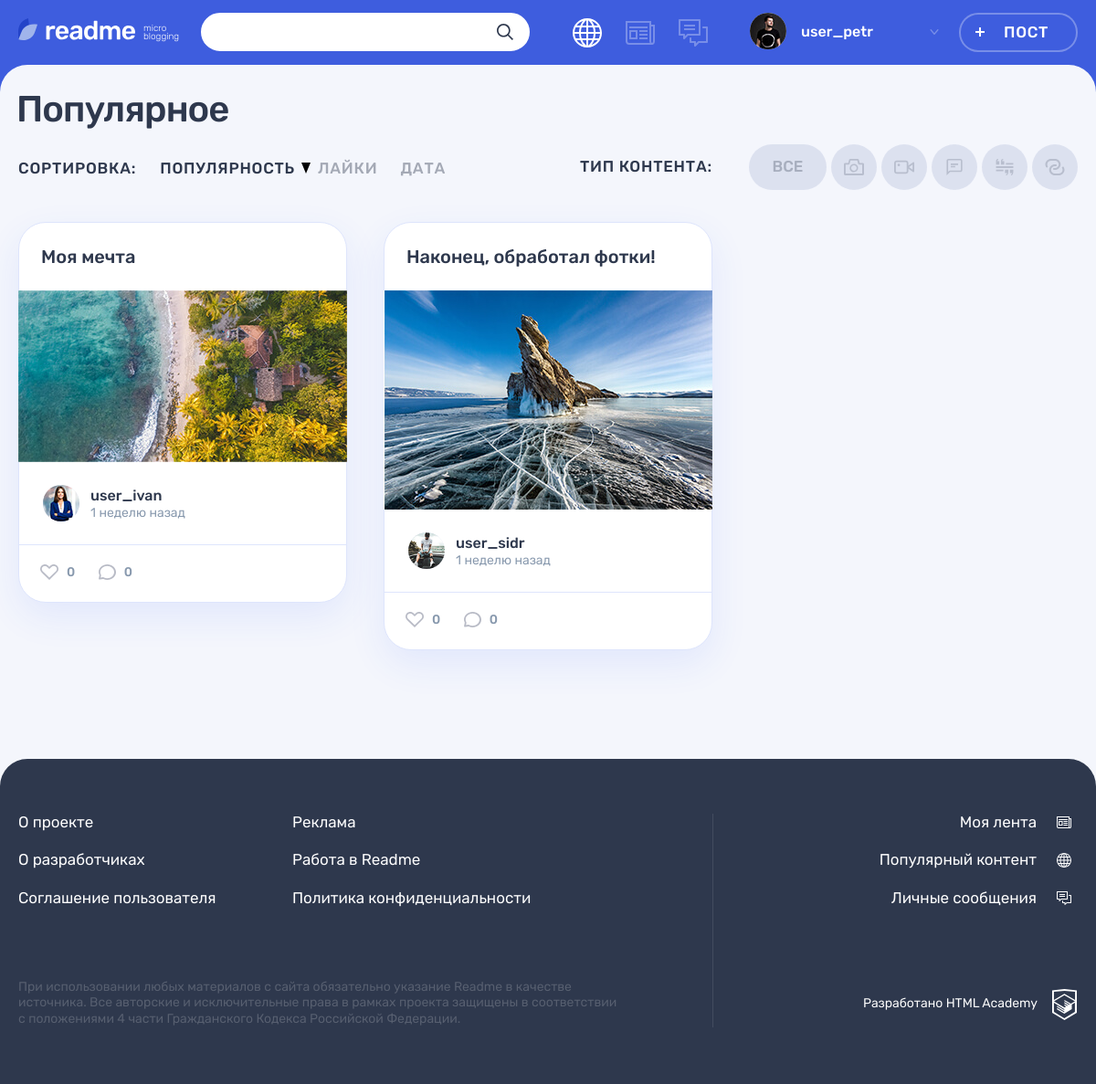
The app's page /popular.php?content_type_id=1 (signed in) with its own data.
### tables this page shows
CREATE TABLE content_types(
    id int unsigned PRIMARY KEY AUTO_INCREMENT,
    type varchar(255) NOT NULL UNIQUE,
    name varchar(255) NOT NULL UNIQUE
);

CREATE TABLE posts(
    id int unsigned PRIMARY KEY AUTO_INCREMENT,
    author_id int unsigned NOT NULL,
    content_type_id int unsigned NOT NULL,
    created_at timestamp DEFAULT current_timestamp,
    title varchar(255) NOT NULL,
    text_content varchar(1000),
    string_content varchar(255),
    views_count int unsigned DEFAULT 0,
    FULLTEXT INDEX post_fulltext_index (title, string_content, text_content),
    FOREIGN KEY (author_id) REFERENCES users(id)
        ON UPDATE CASCADE
        ON DELETE CASCADE,
    FOREIGN KEY (content_type_id) REFERENCES content_types(id)
        ON UPDATE CASCADE
        ON DELETE RESTRICT
);

### utils/helpers.php (called while the page is built, shortened)
<?php
function get_noun_plural_form(
    int $number,
    string $one,
    string $two,
    string $many
): string {
    $number = (int)$number;
    $mod10 = $number % 10;
    $mod100 = $number % 100;
    switch (true) {
        case ($mod10 === 1):
            return $one;
    }
}
function include_template($name, array $data = [])
{
    $name = 'templates/' . $name;
    extract($data);
    require $name;
    $result = ob_get_clean();
    return $result;
}

### popular.php (called while the page is built, shortened)
<?php
require_once 'utils/helpers.php';
require_once 'utils/functions.php';
require_once 'models/post.php';
require_once 'models/content_type.php';
require_once 'init/user-session.php';
require_once 'init/db-connection.php';
$basename = basename(__FILE__);
$current_sort_type = filter_input(
                         INPUT_GET,
                         SORT_TYPE_QUERY,
                         FILTER_SANITIZE_STRING
                     ) ?? SORT_TYPE_OPTIONS[0]['value'];
$current_content_filter = filter_input(
                              INPUT_GET,
                              CONTENT_FILTER_QUERY,
                              FILTER_SANITIZE_NUMBER_INT
                          ) ?? null;
$is_sort_order_reversed =
    filter_input(INPUT_GET, SORT_ORDER_REVERSED, FILTER_VALIDATE_BOOLEAN) ??
    false;
$content_types = get_content_types($db_connection);
$layout_data = [
    'title' => 'Популярное',
    'user' => $user_session,
    'page_modifier' => 'popular',
    'basename' => $basename,
];
$sort_types =
    get_sort_types($basename, $current_sort_type, $is_sort_order_reversed);
$content_filters =
    get_content_filters($content_types, $basename, $current_content_filter);
$any_content_filter =
    get_any_content_filter($basename, is_null($current_content_filter));
$popular_filters_content = include_template(
    'pages/popular/filters.php',
    [
        'sort_types' => $sort_types,
        'is_sort_order_reversed' => $is_sort_order_reversed,
        'content_filters' => $content_filters,
        'any_content_filter' => $any_content_filter,
    ]
);
$post_cards = get_popular_posts(
    $db_connection,
    [
        'sort_type' => $current_sort_type,
        'is_order_reversed' => $is_sort_order_reversed,
        'content_type_id' => $current_content_filter
    ]
);
render_popular_page($popular_filters_content, $post_cards, $layout_data);

### utils/functions.php (called while the page is built, shortened)
<?php
require_once 'utils/helpers.php';
function format_iso_date_time(string $date): string
{
    return date('c', strtotime($date));
}
function format_relative_time(string $date): string
{
    $date = date_create($date);
    $current_date = date_create();
    $interval = date_diff($current_date, $date);
    list(
        $days_total,
        $hours_remainder,
        $minutes_remainder
        )
        = explode(TEXT_SEPARATOR, date_interval_format($interval, '%a %h %i'));
    $days_total = (int)$days_total;
    $hours_remainder = (int)$hours_remainder;
    $minutes_remainder = (int)$minutes_remainder;
    $weeks_total = (int)floor($days_total / DAYS_IN_WEEK);
    list(
        'unit' => $unit,
        'amount' => $amount,
        )
        = (function () use (
        $weeks_total,
        $days_total,
        $hours_remainder,
        $minutes_remainder
    ) {
        if ($weeks_total >= 5) {
            $months_total = floor($days_total / DAYS_IN_MONTH);
            return [
                'unit' => 'month',
                'amount' => $months_total,
            ];
        }
        if ($weeks_total >= 1) {
            return [
                'unit' => 'week',
                'amount' => $weeks_total,
            ];
        }
        if ($days_total >= 1) {
            return [
                'unit' => 'day',
                'amount' => $days_total,
            ];
        }
        if ($hours_remainder >= 1) {
            return [
                'unit' => 'hour',
                'amount' => $hours_remainder,
            ];
        }
        return [
            'unit' => 'minute',
            'amount' => $minutes_remainder,
        ];
    })();
    list(
        'one' => $one_unit,
        'two' => $two_units,
        'many' => $many_units,
        )
        = RELATIVE_TIME_UNITS[$unit];
    return "$amount "
           . get_noun_plural_form($amount, $one_unit, $two_units, $many_units);
}
function get_sort_url(
    string $basename,
    string $sort_type,
    string $current_sort_type,
    bool $is_order_reversed
): string {
    $query_params = $_GET;
    $query_params[SORT_TYPE_QUERY] = $sort_type;
    if ($sort_type === $current_sort_type) {
        $query_params[SORT_ORDER_REVERSED] =
            $is_order_reversed ? 'false' : 'true';
    }
    $query_string = http_build_query($query_params);
    return "/$basename?$query_string";
}
function get_content_filter_url(
    string $basename,
    int $content_type_id = null
): string {
    $query_params = $_GET;
    $query_params[CONTENT_FILTER_QUERY] = $content_type_id;
    $query_string = http_build_query($query_params);
    return "/$basename?$query_string";
}
function get_content_filters(
    array $content_types,
    string $basename,
    int $current_content_type = null
): array {
    $content_filters = $content_types;
    array_walk(
        $content_filters,
        function (&$filter) use ($basename, $current_content_type) {
            $id = $filter['id'];
            $url = get_content_filter_url($basename, $id);
            $active = $id === $current_content_type;
            $filter['url'] = $url;
            $filter['active'] = $active;
        }
    );
    return $content_filters;
}
function get_any_content_filter(
    string $basename,
    bool $is_active
): array {
    return [
        'name' => 'Все',
        'type' => 'all',
        'url' => get_content_filter_url($basename),
        'active' => $is_active,
    ];
}
function get_sort_types(
    string $basename,
    string $current_sort_type,
    bool $is_order_reversed
): array {
    $sort_types = SORT_TYPE_OPTIONS;
    array_walk(
        $sort_types,
        function (&$sort_type) use (
            $basename,
            $current_sort_type,
            $is_order_reversed
        ) {
            $value = $sort_type['value'];
            $url = get_sort_url(
                $basename,
                $value,
                $current_sort_type,
                $is_order_reversed
            );
            $active = $value === $current_sort_type;
            $sort_type['url'] = $url;
            $sort_type['active'] = $active;
        }
    );
    return $sort_types;
}

### models/content_type.php (called while the page is built, shortened)
<?php
function get_content_types(mysqli $db_connection)
{
    $sql = "
        SELECT
            content_types.id,
            content_types.type,
            content_types.name
        FROM content_types
    ";
    $result = mysqli_query($db_connection, $sql);
    return mysqli_fetch_all($result, MYSQLI_ASSOC);
}

### models/post.php (called while the page is built, shortened)
<?php
require_once 'utils/functions.php';
function get_popular_posts(mysqli $db_connection, $config = [])
{
    $sort_type = $config['sort_type'] ? mysqli_real_escape_string(
        $db_connection,
        $config['sort_type']
    ) : null;
    $content_type_id = $config['content_type_id'] ?? '';
    $is_order_reversed = $config['is_order_reversed'] ?? false;
    $filter_sql =
        $config['content_type_id'] ? "WHERE content_types.id = ?" : '';
    $order_direction_sql = $is_order_reversed ? 'ASC' : 'DESC';
    $sort_sql = $sort_type ? "ORDER BY $sort_type $order_direction_sql" : '';
    $sql = "
        SELECT
            posts.id,
            posts.title,
            posts.string_content,
            posts.text_content,
            posts.created_at,
            posts.views_count,
            users.login AS author_login,
            users.avatar_url AS author_avatar,
            content_types.type AS content_type,
            COUNT(DISTINCT likes.author_id) AS likes_count,
            COUNT(DISTINCT comments.id) AS comments_count
        FROM posts
            JOIN users ON posts.author_id = users.id
            JOIN content_types ON posts.content_type_id = content_types.id
            LEFT JOIN likes ON posts.id = likes.post_id
            LEFT JOIN comments ON posts.id = comments.post_id
        $filter_sql
        GROUP BY posts.id
        $sort_sql
    ";
    $statement = mysqli_prepare($db_connection, $sql);
    if ($filter_sql) {
        mysqli_stmt_bind_param($statement, 'i', $content_type_id);
    }
    mysqli_stmt_execute($statement);
    $result = mysqli_stmt_get_result($statement);
    return mysqli_fetch_all($result, MYSQLI_ASSOC);
}

### templates/pages/popular/filters.php (the view, shortened to what this page needs)
<div class="popular__filters-wrapper">
    <div class="popular__sorting sorting">
        <b class="popular__sorting-caption sorting__caption">Сортировка:</b>
        <ul class="popular__sorting-list sorting__list">
            <?php
            foreach ($sort_types as $sort_type): ?>
                <li class="sorting__item">
                    <a class="sorting__link <?= $sort_type['active']
                        ? 'sorting__link--active'
                        : '' ?> <?= $is_sort_order_reversed
                        ? 'sorting__link--reverse' : '' ?>"
                       href="<?= $sort_type['url'] ?>">
                        <span><?= $sort_type['label'] ?></span>
                        <svg class="sorting__icon" width="10" height="12">
                            <use xlink:href="#icon-sort"></use>
                        </svg>
                    </a>
                </li>
            <?php
            endforeach; ?>
        </ul>
    </div>
    <div class="popular__filters filters">
        <b class="popular__filters-caption filters__caption">Тип контента:</b>
        <ul class="popular__filters-list filters__list">
            <li class="popular__filters-item popular__filters-item--<?= $any_content_filter['type'] ?> filters__item filters__item--<?= $any_content_filter['icon'] ?>">
                <a class="filters__button filters__button--ellipse filters__button--all <?= $any_content_filter['active']
                    ? 'filters__button--active' : '' ?>"
                    <?= !$any_content_filter['active']
                        ? 'href="' . $any_content_filter['url'] . '"' : '' ?> >
                    <span><?= $any_content_filter['name'] ?></span>
                </a>
            </li>
            <?php
            foreach ($content_filters as $content_filter): ?>
                <li class="popular__filters-item filters__item">
                    <a class="filters__button filters__button--<?= $content_filter['type'] ?> <?= $content_filter['active']
                        ? 'filters__button--active' : '' ?> button"
                        <?= !$content_filter['active']
                            ? 'href="' . $content_filter['url'] . '"' : '' ?> >
                        <svg class="filters__icon" width="22" height="18">
                            <use xlink:href="#icon-filter-<?= $content_filter['type'] ?>"></use>
                        </svg>
                    </a>
                </li>
            <?php
            endforeach; ?>
        </ul>
    </div>
</div>

### templates/pages/popular/main.php (shortened to what this page needs)
<div class="popular__posts">
    <?php
    foreach ($post_cards as $post_card): ?>
        <?= include_template(
            'pages/popular/post-card/base.php',
            ['post_card' => $post_card]
        ) ?>
    <?php
    endforeach; ?>
</div>

### templates/pages/popular/post-card/base.php (shortened to what this page needs)
<?php
list(
    'id' => $id,
    'title' => $title,
    'string_content' => $string_content,
    'text_content' => $text_content,
    'content_type' => $content_type,
    'author_login' => $author_login,
    'author_avatar' => $author_avatar,
    'created_at' => $created_at,
    'likes_count' => $likes_count,
    'comments_count' => $comments_count,
    )
    = $post_card;
?>
<article class="popular__post post post-<?= $content_type ?>">
    <header class="post__header">
        <a href="post.php?post_id=<?= $id ?>">
            <h2><?= strip_tags($title) ?></h2>
        </a>
    </header>
    <div class="post__main">
        <?= include_template(
            "pages/popular/post-card/content/$content_type.php",
            [
                'id' => $id,
                'text_content' => $text_content,
                'string_content' => $string_content,
            ]
        ) ?>
    </div>
    <footer class="post__footer">
        <div class="post__author">
            <a class="post__author-link" href="#" title="Автор">
                <div class="post__avatar-wrapper">
                    <img class="post__author-avatar"
                         src="/<?= $author_avatar ??
                                   'img/icon-input-user.svg' ?>"
                         alt="Аватар пользователя">
                </div>
                <div class="post__info">
                    <b class="post__author-name"><?= strip_tags(
                            $author_login
                        ) ?></b>
                    <time class="post__time" datetime="<?= format_iso_date_time(
                        $created_at
                    ) ?>"><?= format_relative_time($created_at) ?> назад
                    </time>
                </div>
            </a>
        </div>
        <div class="post__indicators">
            <div class="post__buttons">
                <a class="post__indicator post__indicator--likes button"
                   href="#" title="Лайк">
                    <svg class="post__indicator-icon" width="20" height="17">
                        <use xlink:href="#icon-heart"></use>
                    </svg>
                    <span><?= $likes_count ?></span>
                </a>
                <a class="post__indicator post__indicator--comments button"
                   href="#" title="Комментарии">
                    <svg class="post__indicator-icon" width="19" height="17">
                        <use xlink:href="#icon-comment"></use>
                    </svg>
                    <span><?= $comments_count ?></span>
                </a>
            </div>
        </div>
    </footer>
</article>

### templates/pages/popular/post-card/content/photo.php
<?php
$string_content = isset($string_content) ? strip_tags($string_content) : '';
?>
<div class="post-photo__image-wrapper">
    <img src="/<?= $string_content ?>" alt="Фото от пользователя" width="360"
         height="240">
</div>

### records on screen
posts: title "Моя мечта", string_content (picture), shows a picture, author_login "user_ivan"
posts: title "Наконец, обработал фотки!", string_content (picture), shows a picture, author_login "user_sidr"

### other values on screen
$user['login'] "user_petr"
$sort_type['label'] "ПОПУЛЯРНОСТЬ"
$sort_type['label'] "ЛАЙКИ"
$sort_type['label'] "ДАТА"
$any_content_filter['name'] "ВСЕ"
